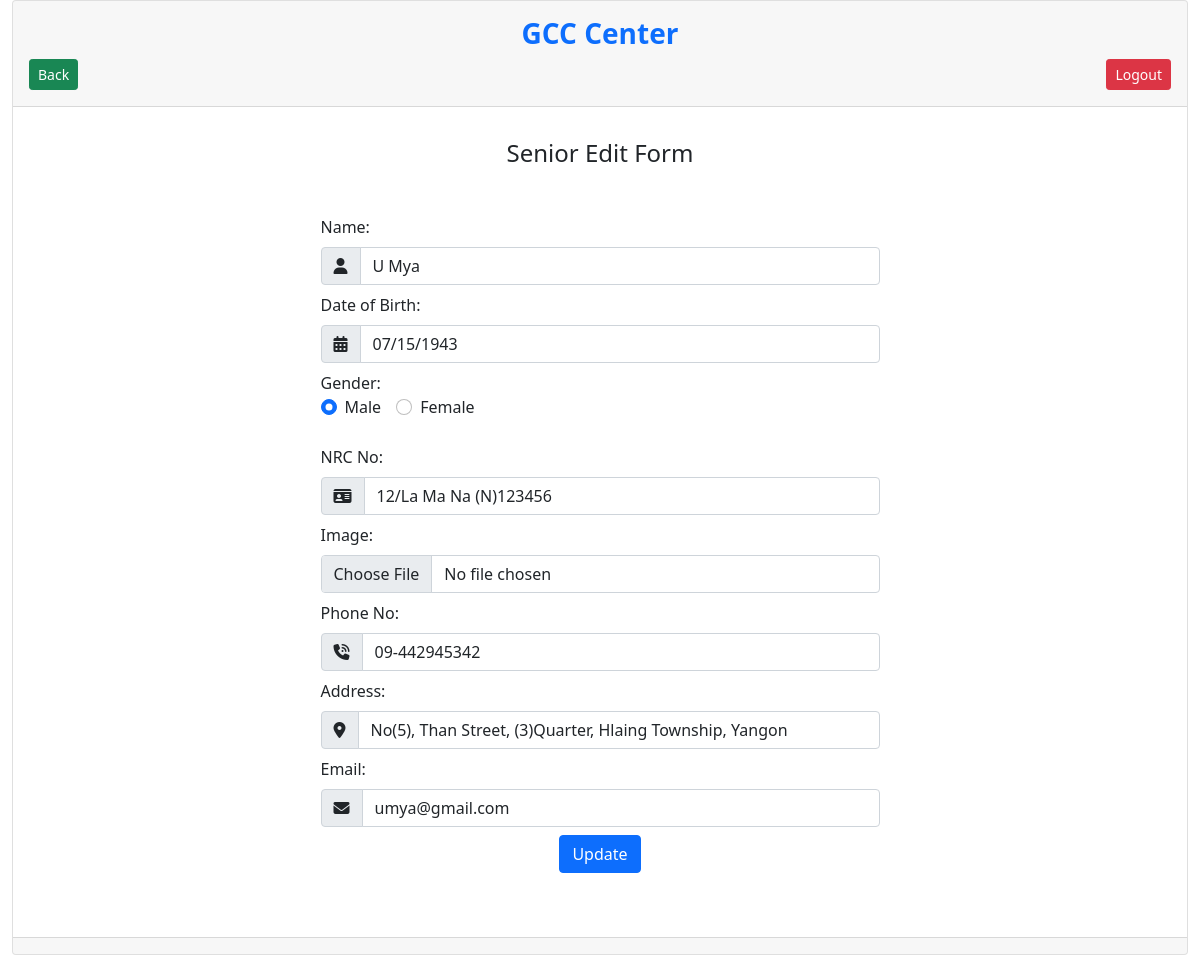
/senior_edit.php?user_id_to_update=1 (signed in), run on the app's committed database.
### tables this page shows
CREATE TABLE `senior` (
  `id` int(11) NOT NULL,
  `name` varchar(100) NOT NULL,
  `dob` varchar(100) NOT NULL,
  `gender` varchar(100) NOT NULL,
  `nrc` varchar(100) NOT NULL,
  `image` varchar(200) NOT NULL,
  `phone` varchar(100) NOT NULL,
  `address` text NOT NULL,
  `email` varchar(100) NOT NULL
);

### senior_edit.php (the view, shortened to what this page needs)
<?php
require 'connect.php';
?>
<!doctype html>
<html lang="en">
<head>
    <link href="https://cdn.jsdelivr.net/npm/bootstrap@5.0.2/dist/css/bootstrap.min.css" rel="stylesheet">
    <link rel="stylesheet" href="https://cdnjs.cloudflare.com/ajax/libs/font-awesome/6.4.2/css/all.min.css"/>
    <link rel="stylesheet" type="text/css" href="css/main.css">
    <link rel="stylesheet"
          href="https://cdnjs.cloudflare.com/ajax/libs/bootstrap-datepicker/1.9.0/css/bootstrap-datepicker.min.css">
</head>
<body>
<?php
$user_name= '';
$user_dob= '';
$user_nrc= '';
$user_image= '';
$user_phone= '';
$user_address= '';
$user_email = '';
$user_gender = "";
if (isset($_GET['user_id_to_update'])) {
    $user_id_to_update = $_GET['user_id_to_update'];
    $query = "SELECT * FROM senior WHERE id= $user_id_to_update";
    $result = mysqli_query($db, $query);
    if ($result) {
        $user = mysqli_fetch_assoc($result);
        $user_name= $user['name'];
        $user_dob= $user['dob'];
        $user_nrc= $user['nrc'];
        $user_image= $user['image'];
        $user_phone= $user['phone'];
        $user_address= $user['address'];
        $user_email = $user['email'];
        $user_gender = $user['gender'];
    } else {
        die("Error: " . mysqli_error($db));
    }
}
            ?>
<section id="contact">
    <div class="container-fluid">
        <div class="card">
            <div class="card-header mb-3 p-3">
                <div class="row">
                    <div class="col-md-12"><h3 class="text-primary fw-bold text-center">GCC Center</h3></div>
                    <div>
                        <form action="admin_dashboard.php" method="POST" class="float-end ms-2">
                            <button type="submit" name="logout_button" id="logout_button" class="btn btn-danger btn-sm"
                                    onclick="return confirm('Are you sure you want to logout?')">Logout
                            </button>
                        </form>
                        <form action="senior.php" method="POST" class="float-start">
                            <button type="submit" name="back_button" id="back_button" class="btn btn-success btn-sm">
                                Back
                            </button>
                        </form>
                    </div>
                </div>
            </div>
            <div class="card-body">
                <h4 class="text-center">Senior Edit Form</h4>
                <div class="row justify-content-center my-5">
                    <div class="col-lg-6">
                        <form action="senior_edit.php" method="POST" enctype="multipart/form-data">
                            <label for="name" class="form-label">Name:</label>
                            <div class="input-group">
                        <span class="input-group-text">
                            <i class="fa-solid fa-user"></i>
                        </span>
                                <input type="text" class="form-control" name="name" id="name" placeholder="e.g. Mario"
                                       value="<?php echo $user_name; ?>" required="required">
                            </div>
                            <label for="dob" class="form-label mt-2">Date of Birth:</label>
                            <div class="input-group">
                        <span class="input-group-text date">
                            <i class="fa-solid fa-calendar-days"></i>
                        </span>
                                <input type="text" class="form-control" name="dob" id="datepicker"
                                       value="<?php echo $user_dob; ?>"
                                       placeholder="e.g.09/30/1953" required="required">
                            </div>
                            <label class="mt-2">Gender:</label>
                            <div class="input-group">
                                <div class="form-check form-check-inline">
                                    <input class="form-check-input" type="radio" name="gender" id="male" value="male"
                                        <?php if ($user_gender == 'male') echo 'checked = "checked"' ; ?>" />
                                    <label class="form-check-label" for="male">
                                        Male
                                    </label>
                                </div>
                                <div class="form-check form-check-inline">
                                    <input class="form-check-input" type="radio" name="gender" id="female"
                                           value="female"
                                    <?php if ($user_gender == 'female') echo 'checked = "checked"' ; ?>" />
                                    <label class="form-check-label" for="female">
                                        Female </label>
                                </div>
                            </div>
                            <label for="nrc" class="form-label mt-4">NRC No:</label>
                            <div class="input-group">
                        <span class="input-group-text">
                            <i class="fa-solid fa-id-card"></i>
                        </span>
                                <input type="text" class="form-control" name="nrc" id="nrc" value="<?php echo $user_nrc; ?>"
                                       placeholder="e.g.12/LaMaNa(N)000000" required="required">
                            </div>
                            <div class="mt-2">
                                <label for="formFile" class="form-label">Image:</label>
                                <input class="form-control" name="image" type="file" id="formFile"
                                       accept=".jpg, .jpeg,.png" value="<?php echo $user_image; ?>" required="required">
                            </div>
                            <label for="phone" class="form-label mt-2">Phone No:</label>
                            <div class="input-group">
                        <span class="input-group-text">
                            <i class="fa-solid fa-phone-volume"></i>
                        </span>
                                <input type="text" class="form-control" name="phone" id="phone"
                                       value="<?php echo $user_phone; ?>"
                                       placeholder="e.g. 09 000000000" required="required">
                            </div>
                            <label for="address" class="form-label mt-2">Address:</label>
                            <div class="input-group">
                        <span class="input-group-text">
                            <i class="fa-solid fa-location-dot"></i>
                        </span>
                                <input type="text" class="form-control" name="address" id="address"
                                       value="<?php echo $user_address; ?>"
                                       placeholder="e.g. No(0), (A) Street, (0) Quarter, (A) Township, (A) City" required="required">
                            </div>
                            <label for="email" class="form-label mt-2">Email:</label>
                            <div class="input-group">
                        <span class="input-group-text">
                            <i class="fa-solid fa-envelope"></i>
                        </span>
                                <input type="text" class="form-control" name="email" id="email"
                                       value="<?php echo $user_email; ?>"
                                       placeholder="e.g. mario@example.com" required="required">
                            </div>
                            <div class="mt-2 text-center">
                                <button type="submit" name="update_button" class="btn btn-primary">Update</button>
                            </div>
                        </form>
                    </div>
                </div>
            </div>
            <div class="card-footer">
            </div>
        </div>
    </div>
</section>
</body>
</html>

### data on the page
senior: name "U Mya", dob "07/15/1943", gender "☑ Male", gender "☐ Female", nrc "12/La Ma Na (N)123456", phone "09-442945342", address "No(5), Than Street, (3)Quarter, Hlaing Township, Yangon", email "umya@gmail.com"
